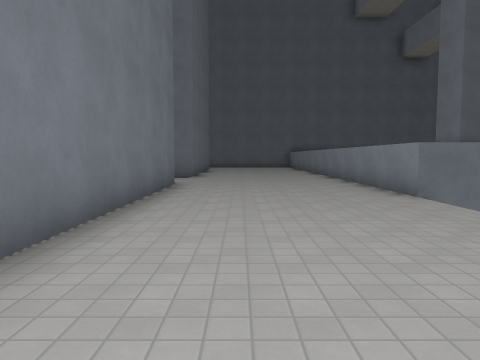
View 1 (above)

24 first-person views from a walk through a 3-D level made in the Godot game engine. The camera is 1.5 m above the floor, tilts 4° down and sees 70° across. The floor is counted in squares, 2 m on a side. Each view is taken from the middle of a square. On the plan, view 1 faces up. The plan holds only what a view shows up to about 11 squares ahead; the rest is blank. The place goes on beyond the plan. Surface patterns are stand-ins for the level's own textures.

View 2
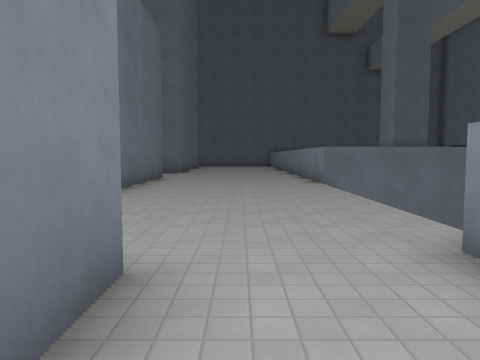

View 3
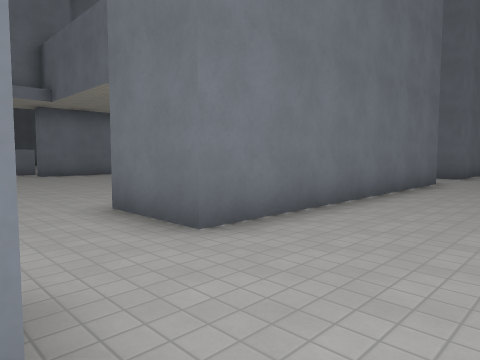

View 4
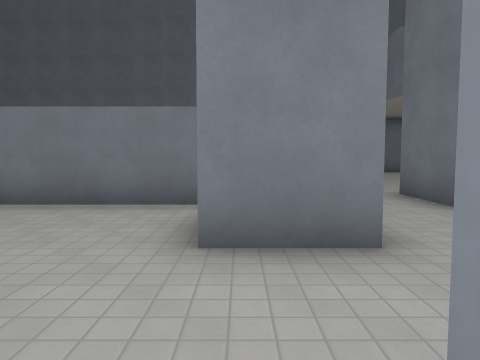

View 5
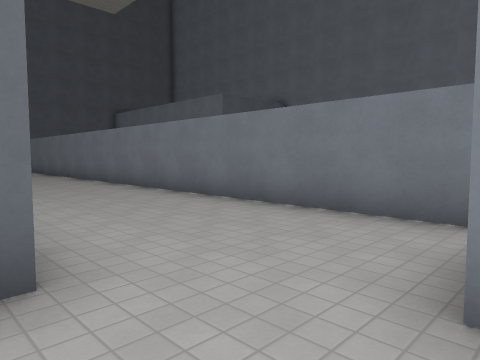

View 6
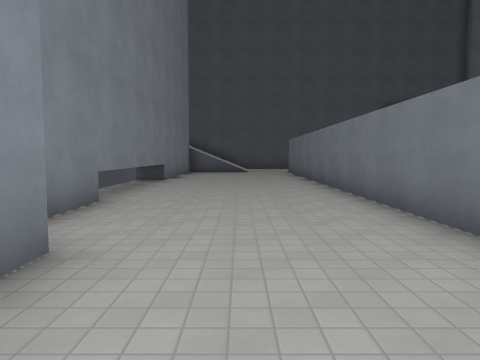

View 7
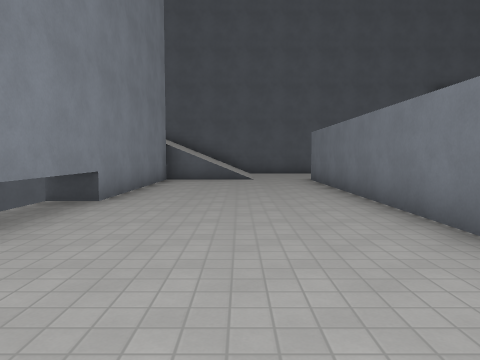

View 8
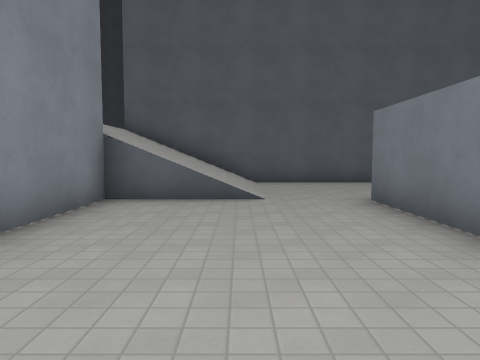

View 9
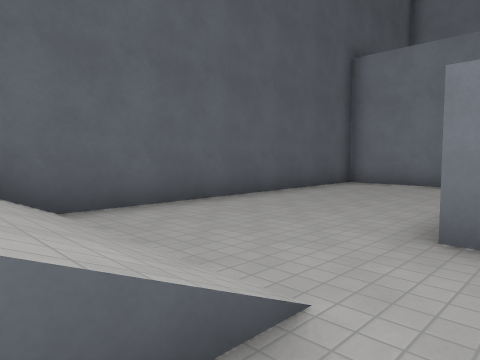

View 10
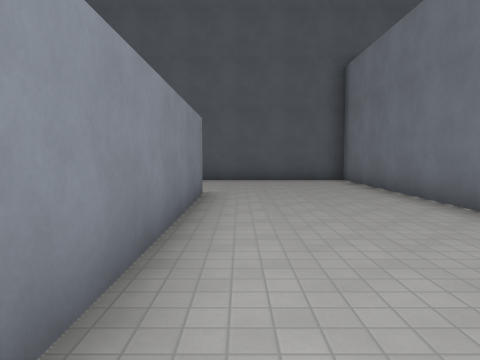

View 11
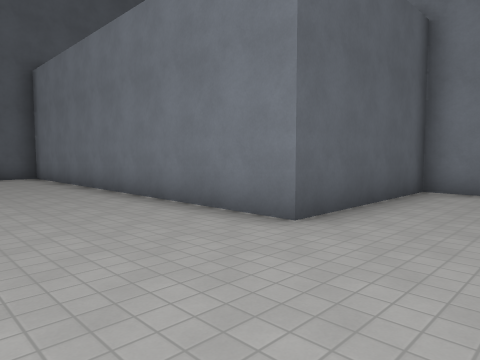

View 12
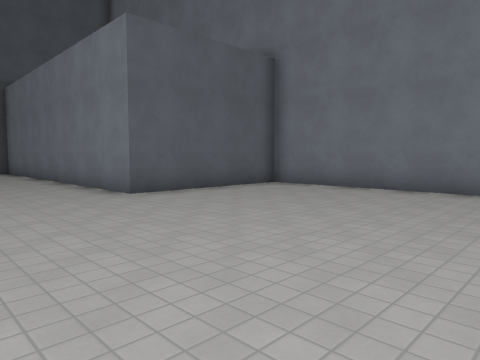

View 13
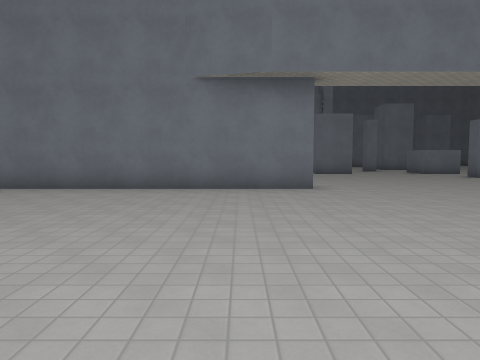

View 14
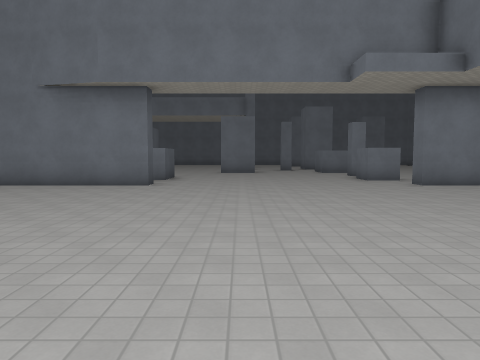

View 15
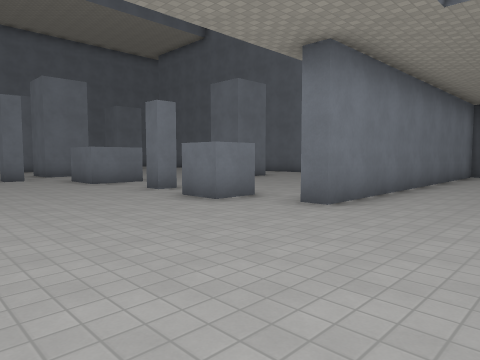

View 16
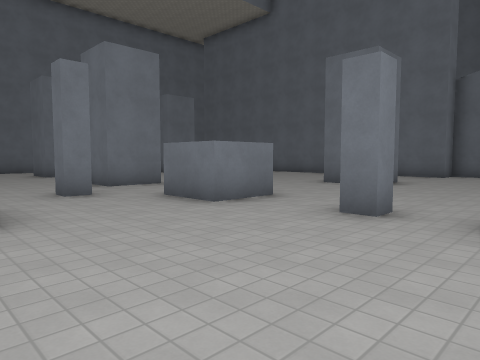

View 17
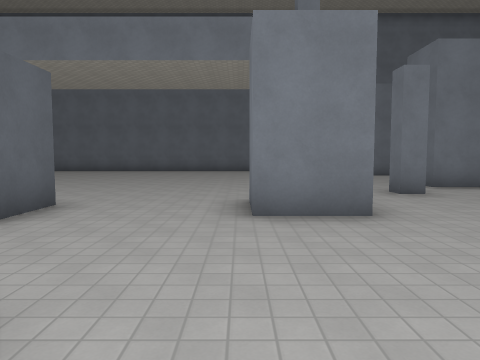

View 18
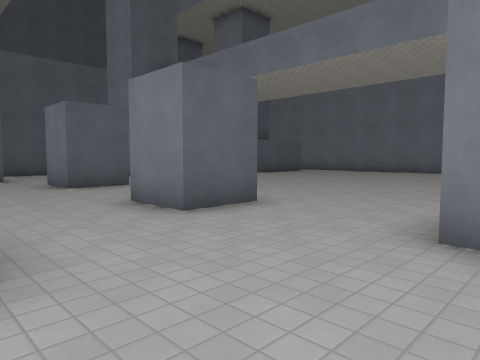

View 19
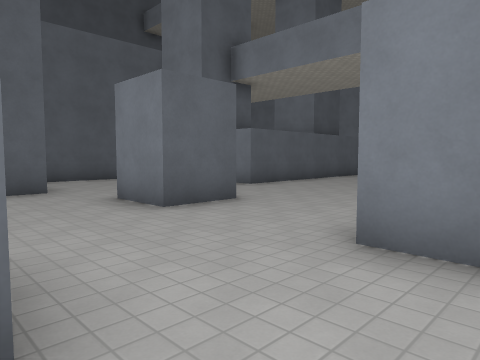

View 20
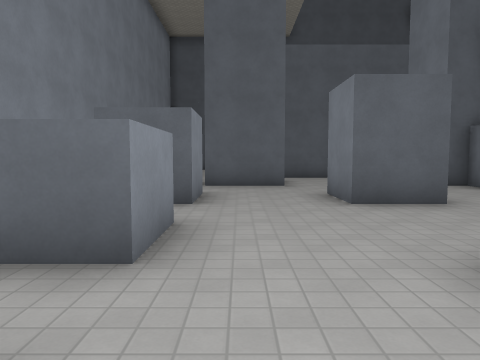

View 21
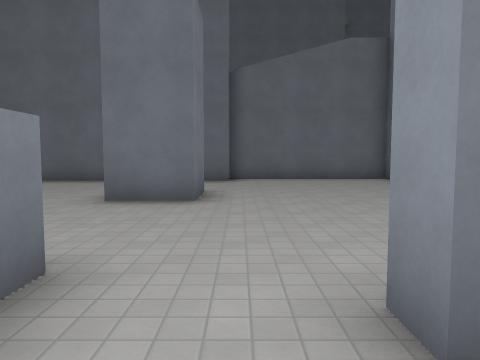

View 22
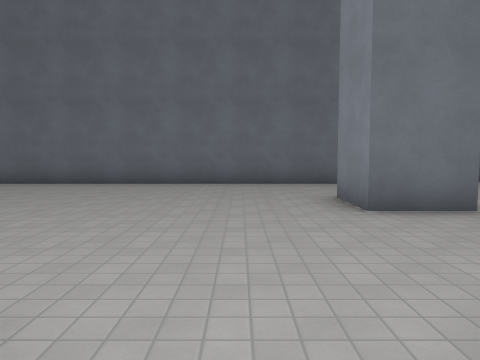

View 23
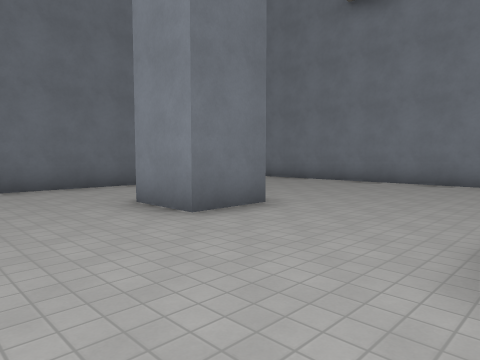

View 24
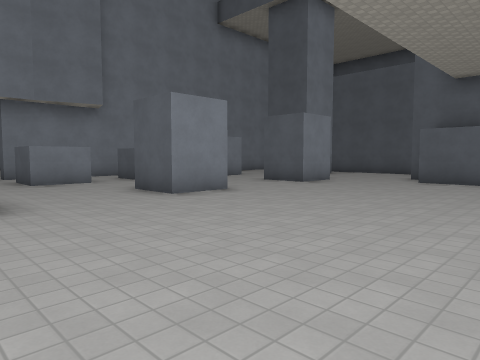

### Floor plan
Points are (right, up) in squares from view 1. A wall is a line through its corners. A room is listed if a view was taken in it or the views show most of it. See-through windows are left out.
Room 1 (views 1, 3, 4)
walls: (7.1, 6.2) (3.3, 6.2) (3.3, 11); (-1.7, 9.2) (-1.7, 1.2)
ways out: opening at (-2.5, 10.5) to room 2; opening at (-1.5, 0.5) to room 2; opening at (1.5, -1) to room 2; opening at (3.5, -2.5) to room 2
Room 2 (views 2, 5, 6, 7, 8, 9, 10, 11, 12, 13, 14, 15, 16, 17, 18, 19, 20, 21, 22, 23, 24)
walls: (-13.2, -4.8) (-13.2, -4.3) (-12.8, -4.3) (-12.8, -13.3) (-8.3, -13.3) (-8.3, -23.7) (3.2, -23.7); (-16.3, -5.9) (-16.3, -4.3) (-14.7, -4.3) (-14.7, -4.8); (-2.3, -2.6) (-2.3, -19.9); (-16.3, -8.9) (-16.3, -7.3) (-15.2, -7.3); (-16.3, -11.9) (-16.3, -10.2); (-1.7, 1.2) (-3.8, 1.2); (1.5, -6.6) (1.5, -6); (-14.5, 3) (-14.5, 1.9) (-15.5, 1.9); (0.3, -0.8) (0.3, -2.4); (-19.2, -1.2) (-19.2, -2.8) (-20.4, -2.8); (-20.2, -7.4) (-20.2, -5.8) (-18.8, -5.8) (-18.8, -7.4); (-13.2, 4.6) (-13.2, 8.9); (-16.8, 2.8) (-16.8, 2.2) (-17.3, 2.2) (-17.3, 2.8); (-18.1, -13.6) (-16.1, -13.6); (-20.2, -11.9) (-20.2, -10.3) (-18.8, -10.3) (-18.8, -11.9); (-19.2, 3.2) (-19.2, 1.7) (-20.8, 1.7); (-21.7, 0.8) (-21.7, 0.2) (-22.2, 0.2); (-4.3, -19.9) (-4.3, -14); (-20.8, -16.8) (-19, -16.8); (0.5, -19.9) (2.3, -19.9) (2.3, -8.1); (-23.2, 3.2) (-23.2, 1.7) (-24.4, 1.7); (-18.8, 8.2) (-18.8, 6.7) (-20.2, 6.7) (-20.2, 8.2); (-12.8, 10.9) (-12.8, 2.7) (-13.2, 2.7); (-25.2, -12.3) (-22.8, -12.3) (-22.8, -13.6) (-22.1, -13.6); (-13.2, 11.8) (-13.2, 12.2); (-18.2, 11.2) (-26.5, 11.2)
low walls: (2.2, -14.7) (3.2, -14.7)
ways out: opening at (-2.5, 10.5) to room 1; opening at (-1.5, 0.5) to room 1; opening at (1.5, -1) to room 1; opening at (3.5, -2.5) to room 1; opening at (-16, -12.5); opening at (-15.5, -9.5); opening at (-15.5, -6.5)

Positions as (right, up) in squares from view 1, and headings:
1: (0, 0), facing up
2: (1, -3), facing up
3: (1, -1), facing up-left
4: (3, -2), facing left
5: (2, -2), facing down-left
6: (0, -4), facing down
7: (0, -9), facing down
8: (0, -14), facing down
9: (1, -19), facing down-left
10: (-5, -13), facing down
11: (-5, -11), facing down-left
12: (-5, -7), facing down-left
13: (-5, -6), facing left
14: (-4, -2), facing left
15: (-10, -2), facing up-left
16: (-15, -2), facing up-left
17: (-15, -3), facing left
18: (-16, -2), facing down-left
19: (-16, -6), facing down-left
20: (-17, -5), facing down
21: (-18, 1), facing up
22: (-22, 2), facing up
23: (-23, 3), facing up-right
24: (-26, -2), facing down-right
